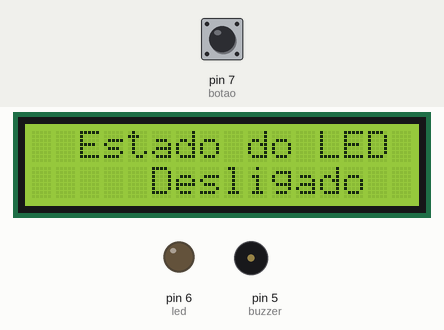
Bench run of a sketch on a simulated Arduino Uno, built with avr-gcc and run on an emulated ATmega328P. Parts: 16×2 character LCD, output pins drawn as LEDs (lit = HIGH), buzzer (waves = sounding, pin HIGH). Dashed ring = blinking. The test bench sets the inputs (shaded band); at power-on: pin 7 (botao) HIGH.

Above: at 1.2 s.
1.3 s: pin 7 (botao) pulled LOW for 1 s
At 1.66 s:
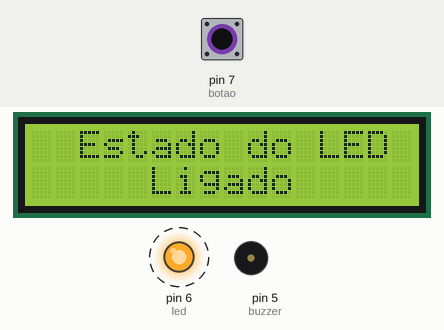
3.8 s: pin 7 (botao) pulled LOW for 0.25 s
At 5.1 s:
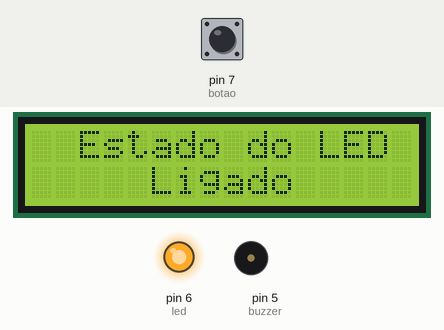
5.5 s: pin 7 (botao) pulled LOW for 0.25 s
At 6.8 s:
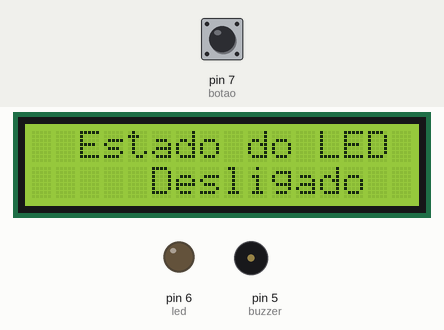
7.2 s: pin 7 (botao) pulled LOW for 1 s
At 8.3 s:
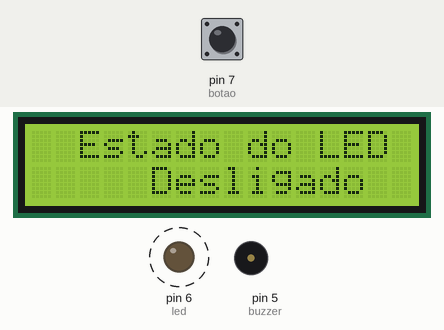
11.2 s: pin 7 (botao) pulled LOW for 3.2 s
At 11.75 s:
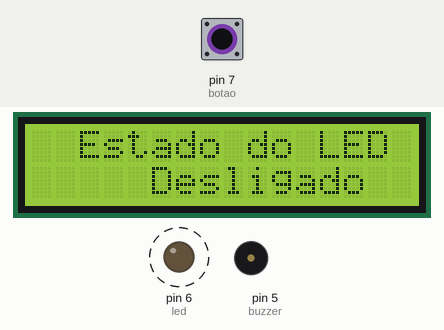
Timing chart, 0 to 15.8 s (numbered marks = the images above; inputs shaded):
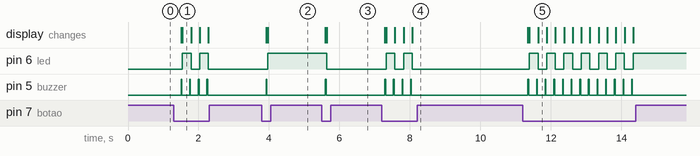

Measured:
- after the input at 1.3 s, pin 6 (led): alternates HIGH for 0.25 s and LOW for 0.25 s, 4 changes in all, then stays LOW, starting after 0.24 s; pin 5 (buzzer): alternates HIGH for 0.02 s and LOW for 0.23 s, 8 changes in all, then stays LOW, starting after 0.20 s; the display: first changes after 0.20 s (image 1 shows a later state)
- after the input at 3.8 s, pin 6 (led): LOW → HIGH after 0.16 s; pin 5 (buzzer): LOW → HIGH after 0.12 s, → LOW 0.02 s later; the display: first changes after 0.12 s (image 2 shows a later state)
- after the input at 5.5 s, pin 6 (led): HIGH → LOW after 0.14 s; pin 5 (buzzer): LOW → HIGH after 0.10 s, → LOW 0.02 s later; the display: first changes after 0.10 s (image 3 shows a later state)
- after the input at 7.2 s, pin 6 (led): alternates HIGH for 0.25 s and LOW for 0.25 s, 4 changes in all, then stays LOW, starting after 0.13 s; pin 5 (buzzer): alternates HIGH for 0.02 s and LOW for 0.23 s, 8 changes in all, then stays LOW, starting after 0.09 s; the display: first changes after 0.09 s (image 4 shows a later state)
- after the input at 11.2 s, pin 6 (led): alternates HIGH for 0.25 s and LOW for 0.25 s, 13 changes in all, then stays HIGH, starting after 0.19 s; pin 5 (buzzer): alternates HIGH for 0.02 s and LOW for 0.23 s, 26 changes in all, then stays LOW, starting after 0.15 s; the display: first changes after 0.15 s (image 5 shows a later state)

The sketch:

LCD_led_botao.ino
```cpp
#include <LiquidCrystal.h>

LiquidCrystal lcd(8,9,10,11,12,13);

#define botao 7

int led_state=LOW;
int led=6;
int buzzer=5;

void setup()
{
  lcd.begin(16,2);
  pinMode(botao,INPUT);
  pinMode(led,OUTPUT);
  pinMode(buzzer,OUTPUT);
}

void loop()
{
  lcd.clear();
  lcd.setCursor(2,0);
  lcd.print("Estado do LED");

  if(digitalRead(botao)==0)
  {
    led_state=!led_state;
    digitalWrite(buzzer,HIGH);
    delay(20);
    digitalWrite(buzzer,LOW);
    delay(20);
  }

  digitalWrite(6,led_state);

  if(led_state==LOW)
  {
    lcd.setCursor(5,1);
    lcd.print("Desligado");
  }
  else
  {
    lcd.setCursor(5,1);
    lcd.print("Ligado");
  }

   delay(200);
}
```
